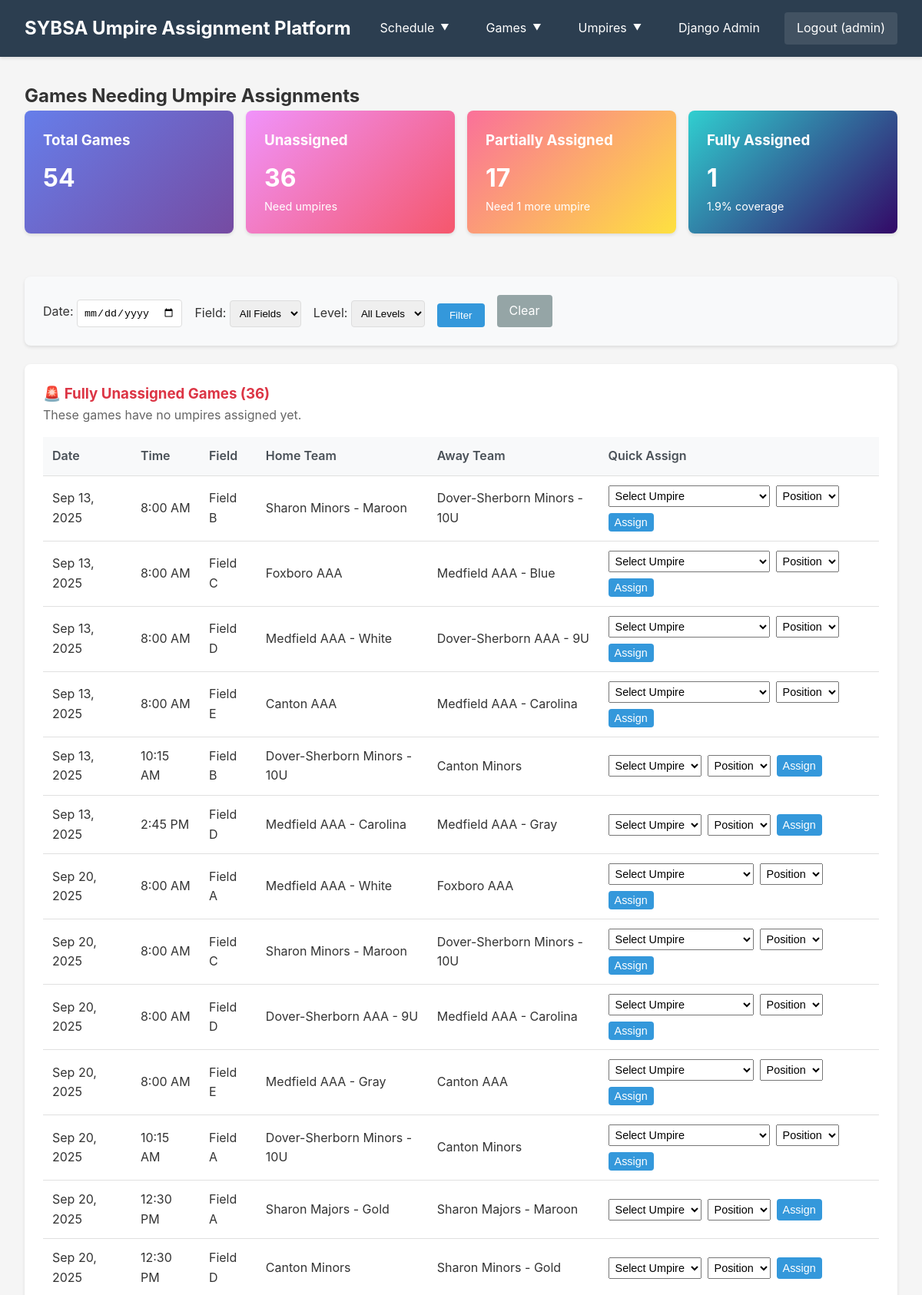
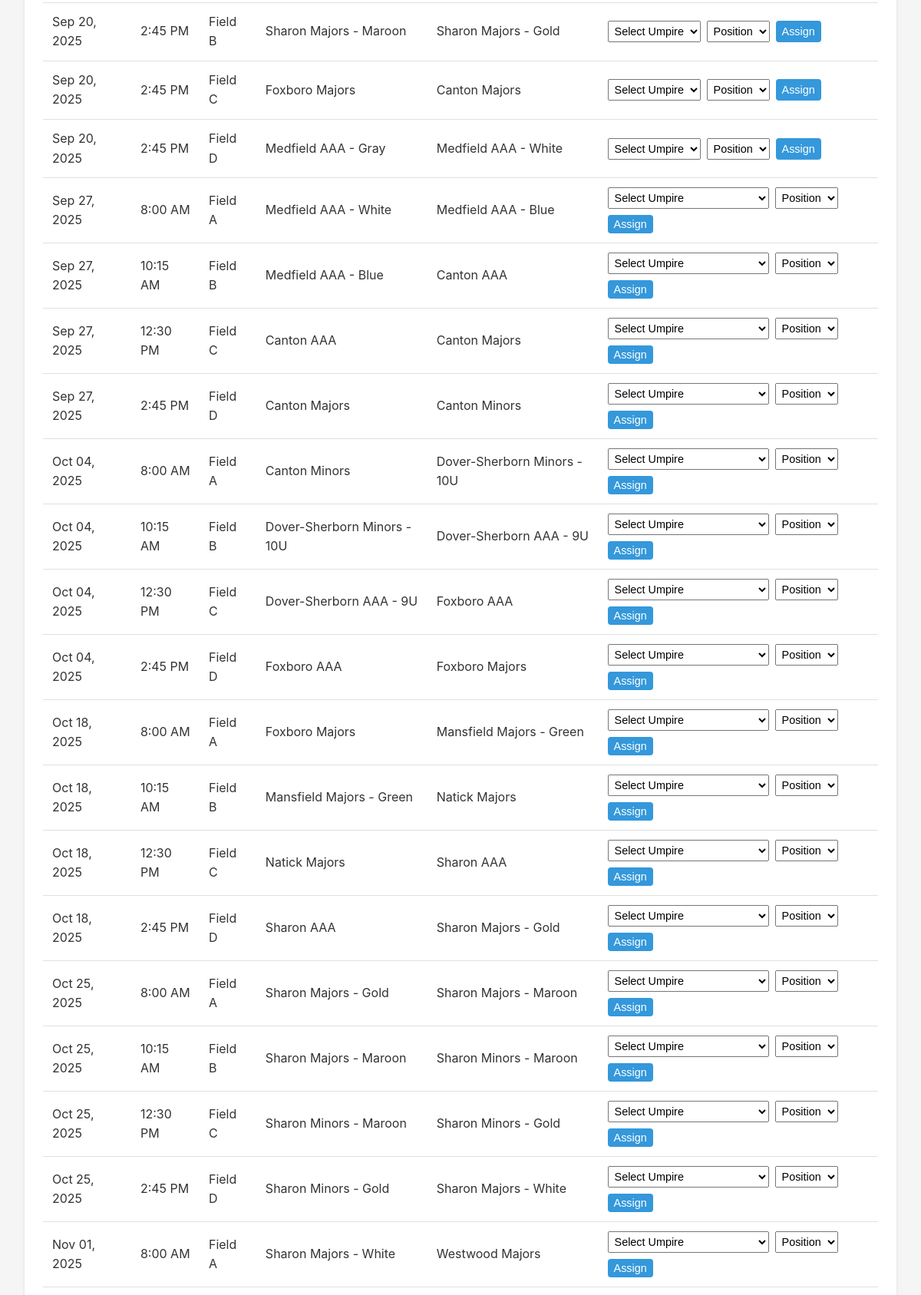
/unassigned/ (signed in, upper part), run on the app's committed database (2 pictures, top to bottom).
### assignments/models.py (models this page shows, shortened)
class Game(models.Model):
    TIME_CHOICES = [
        ('8:00', '8:00 AM'),
        ('10:15', '10:15 AM'),
        ('12:30', '12:30 PM'),
        ('2:45', '2:45 PM'),
    ]
    FIELD_CHOICES = [
        ('A', 'Field A'),
        ('B', 'Field B'),
        ('C', 'Field C'),
        ('D', 'Field D'),
        ('E', 'Field E'),
    ]
    home_team = models.ForeignKey(Team, on_delete=models.CASCADE, related_name='home_games')
    away_team = models.ForeignKey(Team, on_delete=models.CASCADE, related_name='away_games')
    date = models.DateField()
    time = models.CharField(max_length=10, choices=TIME_CHOICES)
    field = models.CharField(max_length=1, choices=FIELD_CHOICES)
    class Meta:
        verbose_name = "Game"
        verbose_name_plural = "Games"
        unique_together = ['date', 'time', 'field']
        ordering = ['date', 'time', 'field']

class Team(models.Model):
    LEVEL_CHOICES = [
        ('AAA', 'AAA'),
        ('Minors', 'Minors'),
        ('Majors', 'Majors'),
    ]
    town = models.ForeignKey(Town, on_delete=models.CASCADE)
    level = models.CharField(max_length=10, choices=LEVEL_CHOICES)
    coach = models.ForeignKey(Coach, on_delete=models.SET_NULL, null=True, blank=True)
    name = models.CharField(max_length=100, blank=True)
    class Meta:
        verbose_name = "Team"
        verbose_name_plural = "Teams"
        unique_together = ['town', 'level', 'name']
    def __str__(self):
        if self.name:
            return f"{self.town} {self.level} - {self.name}"
        return f"{self.town} {self.level}"

class Town(models.Model):
    name = models.CharField(max_length=100, unique=True)
    league_admin = models.ForeignKey(LeagueAdmin, on_delete=models.SET_NULL, null=True, blank=True)
    class Meta:
        verbose_name = "Town"
        verbose_name_plural = "Towns"
    def __str__(self):
        return self.name

### assignments/views.py (the view)
# urls.py: path('unassigned/', views.unassigned_games, name='unassigned_games'),
@admin_required
def unassigned_games(request):
    filter_date = request.GET.get('date')
    filter_field = request.GET.get('field')
    filter_level = request.GET.get('level')
    sort_by = request.GET.get('sort', 'datetime')
    sort_order = request.GET.get('order', 'asc')
    games = Game.objects.annotate(
        umpire_count=Count('assignments'),
        time_order=Case(
            When(time='8:00', then=1),
            When(time='10:15', then=2),
            When(time='12:30', then=3),
            When(time='2:45', then=4),
            default=99,
            output_field=IntegerField()
        )
    ).filter(
        Q(umpire_count=0) | Q(umpire_count=1)
    ).select_related(
        'home_team', 'away_team', 'home_team__town', 'away_team__town'
    ).prefetch_related(
        'assignments', 'assignments__umpire'
    )
    if filter_date:
        games = games.filter(date=filter_date)
    if filter_field:
        games = games.filter(field=filter_field)
    if filter_level:
        games = games.filter(
            Q(home_team__level=filter_level) | Q(away_team__level=filter_level)
        )
    if sort_by == 'time':
        order_field = 'time_order'  # Use chronological time ordering
    elif sort_by == 'field':
        order_field = 'field'
    elif sort_by == 'home':
        order_field = 'home_team__town__name'
    elif sort_by == 'away':
        order_field = 'away_team__town__name'
    elif sort_by == 'status':
        order_field = 'umpire_count'
    else:  # datetime (default) - chronological ordering
        order_field = None
        if sort_order == 'desc':
            games = games.order_by('-date', '-time_order', '-field')
        else:
            games = games.order_by('date', 'time_order', 'field')
    if order_field:
        if sort_order == 'desc':
            games = games.order_by(f'-{order_field}', 'date', 'time_order')
        else:
            games = games.order_by(order_field, 'date', 'time_order')
    fully_unassigned = []
    partially_assigned = []
    for game in games:
        assignment_count = game.assignments.count()
        all_umpires = Umpire.objects.all().order_by('last_name', 'first_name')
        available_umpires = []
        for umpire in all_umpires:
            availability = UmpireAvailability.objects.filter(
                umpire=umpire,
                date=game.date,
                time_slot__in=[game.time, 'all']
            ).first()
            if availability and availability.status in ['available', 'preferred']:
                if not umpire.is_assigner:
                    conflicting_assignment = UmpireAssignment.objects.filter(
                        umpire=umpire,
                        game__date=game.date,
                        game__time=game.time
                    ).exclude(game=game).exists()
                    if conflicting_assignment:
                        continue
                available_umpires.append(umpire)
        game_data = {
            'game': game,
            'assignments': game.assignments.all(),
            'needed': 2 - assignment_count,
            'assignment_count': assignment_count,
            'available_umpires': available_umpires  # Game-specific available umpires
        }
        if assignment_count == 0:
            fully_unassigned.append(game_data)
        else:
            partially_assigned.append(game_data)
    total_games = Game.objects.count()
    total_unassigned = len(fully_unassigned)
    total_partially = len(partially_assigned)
    total_fully_assigned = total_games - total_unassigned - total_partially
    context = {
        'fully_unassigned': fully_unassigned,
        'partially_assigned': partially_assigned,
        'filter_date': filter_date,
        'filter_field': filter_field,
        'filter_level': filter_level,
        'sort_by': sort_by,
        'sort_order': sort_order,
        'next_order': 'desc' if sort_order == 'asc' else 'asc',
        'stats': {
            'total_games': total_games,
            'fully_assigned': total_fully_assigned,
            'partially_assigned': total_partially,
            'unassigned': total_unassigned,
            'coverage_percent': round((total_fully_assigned / total_games * 100) if total_games > 0 else 0, 1)
        }
    }
    return render(request, 'assignments/unassigned_games.html', context)

### assignments/models.py (called while the page is built)
    def __str__(self):
        if self.is_assigner:
            return f"{self.first_name} {self.last_name} (Assigner)"
        return f"{self.first_name} {self.last_name}"

### assignments/views.py (called while the page is built)
def admin_required(view_func):
    @wraps(view_func)
    @login_required
    def wrapped_view(request, *args, **kwargs):
        if not request.user.is_staff:
            messages.error(request, 'You must be an administrator to access this page.')
            return redirect('weekly_schedule')
        return view_func(request, *args, **kwargs)
    return wrapped_view

### assignments/templates/assignments/unassigned_games.html (shortened to what this page needs)
{% extends 'assignments/base.html' %}
{% block content %}
<h2>Games Needing Umpire Assignments</h2>
<div style="display: grid; grid-template-columns: repeat(auto-fit, minmax(200px, 1fr)); gap: 1rem; margin-bottom: 2rem;">
    <div class="card" style="background: linear-gradient(135deg, #667eea 0%, #764ba2 100%); color: white;">
        <h3 style="margin-bottom: 0.5rem;">Total Games</h3>
        <p style="font-size: 2rem; font-weight: bold; margin: 0;">{{ stats.total_games }}</p>
    </div>
    <div class="card" style="background: linear-gradient(135deg, #f093fb 0%, #f5576c 100%); color: white;">
        <h3 style="margin-bottom: 0.5rem;">Unassigned</h3>
        <p style="font-size: 2rem; font-weight: bold; margin: 0;">{{ stats.unassigned }}</p>
        <p style="font-size: 0.9rem; margin: 0;">Need umpires</p>
    </div>
    <div class="card" style="background: linear-gradient(135deg, #fa709a 0%, #fee140 100%); color: white;">
        <h3 style="margin-bottom: 0.5rem;">Partially Assigned</h3>
        <p style="font-size: 2rem; font-weight: bold; margin: 0;">{{ stats.partially_assigned }}</p>
        <p style="font-size: 0.9rem; margin: 0;">Need 1 more umpire</p>
    </div>
    <div class="card" style="background: linear-gradient(135deg, #30cfd0 0%, #330867 100%); color: white;">
        <h3 style="margin-bottom: 0.5rem;">Fully Assigned</h3>
        <p style="font-size: 2rem; font-weight: bold; margin: 0;">{{ stats.fully_assigned }}</p>
        <p style="font-size: 0.9rem; margin: 0;">{{ stats.coverage_percent }}% coverage</p>
    </div>
</div>
<div class="card" style="background-color: #f8f9fa;">
    <form method="get" style="display: flex; gap: 1rem; flex-wrap: wrap; align-items: end;">
        <div>
            <label for="filter_date">Date:</label>
            <input type="date" name="date" id="filter_date" value="{{ filter_date }}"
                   style="padding: 0.5rem; border: 1px solid #ddd; border-radius: 4px;">
        </div>
        <div>
            <label for="filter_field">Field:</label>
            <select name="field" id="filter_field" style="padding: 0.5rem; border: 1px solid #ddd; border-radius: 4px;">
                <option value="">All Fields</option>
            </select>
        </div>
        <div>
            <label for="filter_level">Level:</label>
            <select name="level" id="filter_level" style="padding: 0.5rem; border: 1px solid #ddd; border-radius: 4px;">
                <option value="">All Levels</option>
            </select>
        </div>
        <button type="submit" class="btn">Filter</button>
        <a href="{% url 'unassigned_games' %}" class="btn btn-secondary">Clear</a>
    </form>
</div>
{% if fully_unassigned %}
<div class="card">
    <h3 style="color: #dc3545;">🚨 Fully Unassigned Games ({{ fully_unassigned|length }})</h3>
    <p style="color: #666;">These games have no umpires assigned yet.</p>
    <table class="table">
        <thead>
            <tr>
                <th>Date</th>
                <th>Time</th>
                <th>Field</th>
                <th>Home Team</th>
                <th>Away Team</th>
                <th>Quick Assign</th>
            </tr>
        </thead>
        <tbody>
            {% for item in fully_unassigned %}
            <tr {% if user.is_staff %}style="cursor: pointer;" onclick="if(!event.target.closest('form,select,button')) window.location.href='{% url 'edit_game' item.game.id %}'"{% endif %}>
                <td>{{ item.game.date|date:"M d, Y" }}</td>
                <td>{{ item.game.get_time_display }}</td>
                <td>{{ item.game.get_field_display }}</td>
                <td>{{ item.game.home_team }}</td>
                <td>{{ item.game.away_team }}</td>
                <td>
                    <form method="post" action="{% url 'quick_assign_umpire' item.game.id %}" style="display: flex; gap: 0.5rem; flex-wrap: wrap;">
                        <select name="umpire_id" required style="padding: 0.25rem; font-size: 0.9rem;">
                            <option value="">Select Umpire</option>
                        </select>
                        <select name="position" required style="padding: 0.25rem; font-size: 0.9rem;">
                            <option value="">Position</option>
                        </select>
                        <button type="submit" class="btn" style="padding: 0.25rem 0.5rem; font-size: 0.9rem;">Assign</button>
                    </form>
                </td>
            </tr>
            {% endfor %}
        </tbody>
    </table>
</div>
{% endif %}
{% endblock %}

### assignments/templates/assignments/base.html (shortened to what this page needs)
<!DOCTYPE html>
<html lang="en">
<head>
</head>
<body>
    <header class="header">
        <div class="header-content">
            <h1>SYBSA Umpire Assignment Platform</h1>
            <nav class="nav">
                {% if user.is_authenticated %}
                    {% if user.umpire_profile %}
                        <a href="{% url 'umpire_dashboard' %}">Dashboard</a>
                        <a href="{% url 'manage_availability' %}">Availability</a>
                        <a href="{% url 'weekly_schedule' %}">Schedule</a>
                    {% else %}
                        <div class="nav-dropdown">
                            <span class="nav-dropdown-toggle">Schedule</span>
                        </div>
                        <div class="nav-dropdown">
                            <span class="nav-dropdown-toggle">Games</span>
                        </div>
                        <div class="nav-dropdown">
                            <span class="nav-dropdown-toggle">Umpires</span>
                        </div>
                        {% if user.is_staff %}
                            <a href="/admin/">Django Admin</a>
                        {% endif %}
                    {% endif %}
                    <a href="{% url 'logout' %}" style="background-color: rgba(255, 255, 255, 0.1);">
                        Logout ({{ user.username }})
                    </a>
                {% else %}
                    <a href="{% url 'weekly_schedule' %}">Schedule</a>
                    <a href="{% url 'login' %}">Login</a>
                {% endif %}
            </nav>
        </div>
    </header>
    <main class="container">
        {% block content %}
        {% endblock %}
    </main>
</body>
</html>

### assignments/templates/assignments/base.html (style rules this page uses)
* { margin: 0; padding: 0; box-sizing: border-box; }
body { font-family: -apple-system, BlinkMacSystemFont, "Segoe UI", Roboto, "Helvetica Neue", Arial, sans-serif; line-height: 1.6; color: #333; background-color: #f5f5f5; }
.header { background-color: #2c3e50; color: white; padding: 1rem 0; box-shadow: 0 2px 4px rgba(0,0,0,0.1); }
.header-content { max-width: 1200px; margin: 0 auto; padding: 0 2rem; display: flex; justify-content: space-between; align-items: center; }
.header h1 { font-size: 1.5rem; }
.nav { display: flex; gap: 1rem; align-items: center; }
.nav a { color: white; text-decoration: none; padding: 0.5rem 1rem; border-radius: 4px; transition: background-color 0.3s; }
.nav-dropdown { position: relative; display: inline-block; }
.nav-dropdown-toggle { color: white; text-decoration: none; padding: 0.5rem 1rem; border-radius: 4px; transition: background-color 0.3s; cursor: pointer; display: inline-flex; align-items: center; gap: 0.5rem; }
.nav-dropdown-toggle::after { content: "▼"; font-size: 0.7em; transition: transform 0.3s; }
.container { max-width: 1200px; margin: 2rem auto; padding: 0 2rem; }
.card { background: white; border-radius: 8px; box-shadow: 0 2px 4px rgba(0,0,0,0.1); padding: 1.5rem; margin-bottom: 1.5rem; }
.table { width: 100%; border-collapse: collapse; margin-top: 1rem; }
.table th, .table td { padding: 0.75rem; text-align: left; border-bottom: 1px solid #e0e0e0; }
.table th { background-color: #f8f9fa; font-weight: 600; color: #495057; }
.btn { display: inline-block; padding: 0.5rem 1rem; background-color: #3498db; color: white; text-decoration: none; border-radius: 4px; border: none; cursor: pointer; transition: background-color 0.3s; }
.btn-secondary { background-color: #95a5a6; }

### data on the page
Game: game "Sep 13, 2025", game.time "8:00 AM", game.field "Field B", game.home_team "Sharon Minors - Maroon", game.away_team "Dover-Sherborn Minors - 10U"
Game: game "Sep 13, 2025", game.time "8:00 AM", game.field "Field C", game.home_team "Foxboro AAA", game.away_team "Medfield AAA - Blue"
Game: game "Sep 13, 2025", game.time "8:00 AM", game.field "Field D", game.home_team "Medfield AAA - White", game.away_team "Dover-Sherborn AAA - 9U"
Game: game "Sep 13, 2025", game.time "8:00 AM", game.field "Field E", game.home_team "Canton AAA", game.away_team "Medfield AAA - Carolina"
Game: game "Sep 13, 2025", game.time "10:15 AM", game.field "Field B", game.home_team "Dover-Sherborn Minors - 10U", game.away_team "Canton Minors"
Game: game "Sep 13, 2025", game.time "2:45 PM", game.field "Field D", game.home_team "Medfield AAA - Carolina", game.away_team "Medfield AAA - Gray"
Game: game "Sep 20, 2025", game.time "8:00 AM", game.field "Field A", game.home_team "Medfield AAA - White", game.away_team "Foxboro AAA"
Game: game "Sep 20, 2025", game.time "8:00 AM", game.field "Field C", game.home_team "Sharon Minors - Maroon", game.away_team "Dover-Sherborn Minors - 10U"
Game: game "Sep 20, 2025", game.time "8:00 AM", game.field "Field D", game.home_team "Dover-Sherborn AAA - 9U", game.away_team "Medfield AAA - Carolina"
Game: game "Sep 20, 2025", game.time "8:00 AM", game.field "Field E", game.home_team "Medfield AAA - Gray", game.away_team "Canton AAA"
Game: game "Sep 20, 2025", game.time "10:15 AM", game.field "Field A", game.home_team "Dover-Sherborn Minors - 10U", game.away_team "Canton Minors"
Game: game "Sep 20, 2025", game.time "12:30 PM", game.field "Field A", game.home_team "Sharon Majors - Gold", game.away_team "Sharon Majors - Maroon"
Game: game "Sep 20, 2025", game.time "12:30 PM", game.field "Field D", game.home_team "Canton Minors", game.away_team "Sharon Minors - Gold"
Game: game "Sep 20, 2025", game.time "2:45 PM", game.field "Field B", game.home_team "Sharon Majors - Maroon", game.away_team "Sharon Majors - Gold"
Game: game "Sep 20, 2025", game.time "2:45 PM", game.field "Field C", game.home_team "Foxboro Majors", game.away_team "Canton Majors"
Game: game "Sep 20, 2025", game.time "2:45 PM", game.field "Field D", game.home_team "Medfield AAA - Gray", game.away_team "Medfield AAA - White"
Game: game "Sep 27, 2025", game.time "8:00 AM", game.field "Field A", game.home_team "Medfield AAA - White", game.away_team "Medfield AAA - Blue"
Game: game "Sep 27, 2025", game.time "10:15 AM", game.field "Field B", game.home_team "Medfield AAA - Blue", game.away_team "Canton AAA"
Game: game "Sep 27, 2025", game.time "12:30 PM", game.field "Field C", game.home_team "Canton AAA", game.away_team "Canton Majors"
Game: game "Sep 27, 2025", game.time "2:45 PM", game.field "Field D", game.home_team "Canton Majors", game.away_team "Canton Minors"
Game: game "Oct 04, 2025", game.time "8:00 AM", game.field "Field A", game.home_team "Canton Minors", game.away_team "Dover-Sherborn Minors - 10U"
Game: game "Oct 04, 2025", game.time "10:15 AM", game.field "Field B", game.home_team "Dover-Sherborn Minors - 10U", game.away_team "Dover-Sherborn AAA - 9U"
Game: game "Oct 04, 2025", game.time "12:30 PM", game.field "Field C", game.home_team "Dover-Sherborn AAA - 9U", game.away_team "Foxboro AAA"
Game: game "Oct 04, 2025", game.time "2:45 PM", game.field "Field D", game.home_team "Foxboro AAA", game.away_team "Foxboro Majors"
Game: game "Oct 18, 2025", game.time "8:00 AM", game.field "Field A", game.home_team "Foxboro Majors", game.away_team "Mansfield Majors - Green"
Game: game "Oct 18, 2025", game.time "10:15 AM", game.field "Field B", game.home_team "Mansfield Majors - Green", game.away_team "Natick Majors"
Game: game "Oct 18, 2025", game.time "12:30 PM", game.field "Field C", game.home_team "Natick Majors", game.away_team "Sharon AAA"
Game: game "Oct 18, 2025", game.time "2:45 PM", game.field "Field D", game.home_team "Sharon AAA", game.away_team "Sharon Majors - Gold"
Game: game "Oct 25, 2025", game.time "8:00 AM", game.field "Field A", game.home_team "Sharon Majors - Gold", game.away_team "Sharon Majors - Maroon"
Game: game "Oct 25, 2025", game.time "10:15 AM", game.field "Field B", game.home_team "Sharon Majors - Maroon", game.away_team "Sharon Minors - Maroon"
Game: game "Oct 25, 2025", game.time "12:30 PM", game.field "Field C", game.home_team "Sharon Minors - Maroon", game.away_team "Sharon Minors - Gold"
Game: game "Oct 25, 2025", game.time "2:45 PM", game.field "Field D", game.home_team "Sharon Minors - Gold", game.away_team "Sharon Majors - White"
Game: game "Nov 01, 2025", game.time "8:00 AM", game.field "Field A", game.home_team "Sharon Majors - White", game.away_team "Westwood Majors"

### other printed values
{{ user.username }} "admin"
{{ stats.total_games }} "54"
{{ stats.unassigned }} "36"
{{ stats.partially_assigned }} "17"
{{ stats.fully_assigned }} "1"
{{ stats.coverage_percent }} "1.9"
{{ fully_unassigned|length }} "36"
